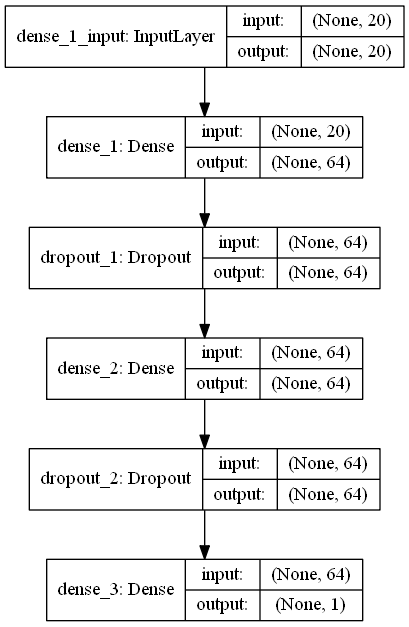
#> input picture functions/model.png, 409 x 627 px; its folder holds only this picture in this run
$ python -i transform_images.py   (imports and definitions only)
#> lines starting #> are read from the running program, lines starting #| are printed output that depends on the picture
from PIL import Image, ImageEnhance
from os import listdir
from os.path import isfile, join
import imageio


def isImage(file):
    try:
        bits = file.split(".")
        extension = bits[len(bits)-1]
        if extension == "png":
            return True
        return False
    except IndexError:
        return False


def getFileAddresses(folder):
    filenames = []
    for file in listdir(folder):
        if isfile(join(folder, file)):
            if isImage(file):
                filenames.append(join(folder, file))
    return filenames


def openImageFile(filename):
#> called with filename = 'model.png'
    return Image.open(filename)
#> returned value is the input picture: PIL image 409x627 RGBA; mean R, G, B, A 237.5, 237.5, 237.5, 254.8


def saveImageFile(file, file_type):
    try:
        file.save(file, file_type)
    except IOError:
        print("Error ", IOError)


def modifyFileName(image, add):
    arr = image.filename.split('.')
    return arr[0] + add + "." + arr[1], arr[1]


def flipLeftToRight(filename):
    input_image = openImageFile(filename)
    output_image = input_image.transpose(Image.FLIP_LEFT_RIGHT)
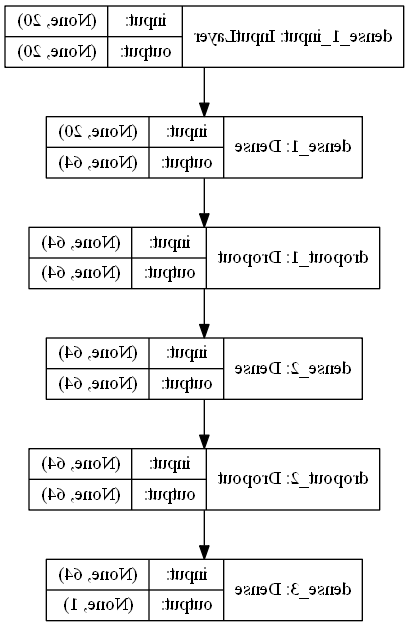
#> output_image: PIL image 409x627 RGBA; mean R, G, B, A 237.5, 237.5, 237.5, 254.8; transparent parts drawn white
    output_filename, extension = modifyFileName(input_image, "_FLR")
#> in modifyFileName, `arr = image.filename.split('.')`: arr = ['model', 'png']
#> output_filename = 'model_FLR.png'; extension = 'png'
    output_image.save(output_filename, extension)


def flipTopToBottom(filename):
#> called with filename = 'model.png'
    input_image = openImageFile(filename)
    output_image = input_image.transpose(Image.FLIP_TOP_BOTTOM)
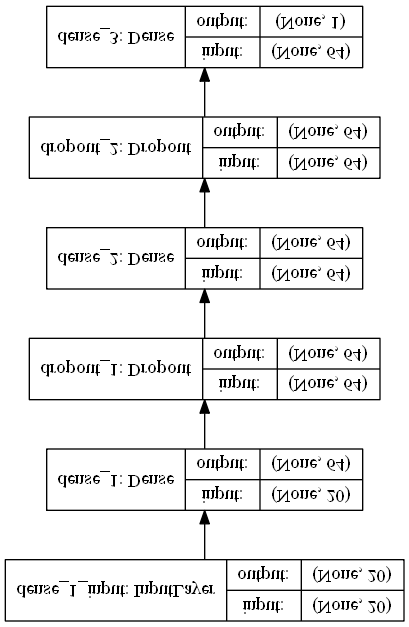
#> output_image: PIL image 409x627 RGBA; mean R, G, B, A 237.5, 237.5, 237.5, 254.8; transparent parts drawn white
    output_filename, extension = modifyFileName(input_image, "_FTB")
#> output_filename = 'model_FTB.png'; extension = 'png'
    output_image.save(output_filename, extension)


def rotate90(filename):
#> called with filename = 'model.png'
    input_image = openImageFile(filename)
    output_image = input_image.transpose(Image.ROTATE_90)
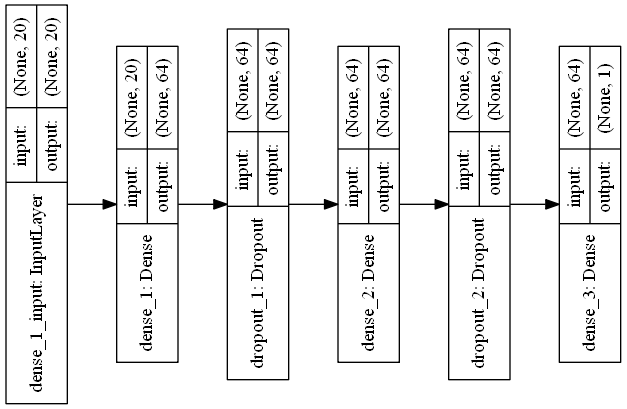
#> output_image: PIL image 627x409 RGBA; mean R, G, B, A 237.5, 237.5, 237.5, 254.8; transparent parts drawn white
    output_filename, extension = modifyFileName(input_image, "_R90")
#> output_filename = 'model_R90.png'; extension = 'png'
    output_image.save(output_filename, extension)


def rotate180(filename):
#> called with filename = 'model.png'
    input_image = openImageFile(filename)
    output_image = input_image.transpose(Image.ROTATE_180)
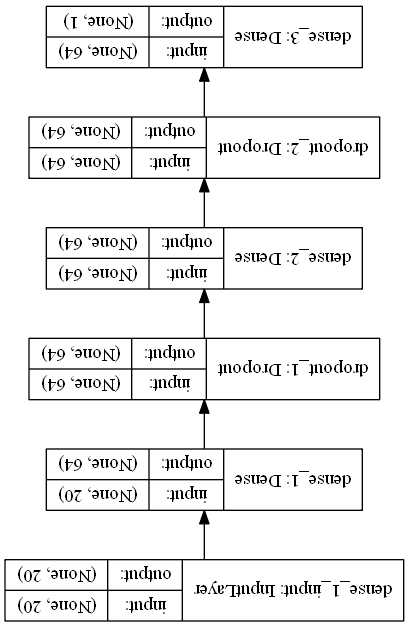
#> output_image: PIL image 409x627 RGBA; mean R, G, B, A 237.5, 237.5, 237.5, 254.8; transparent parts drawn white
    output_filename, extension = modifyFileName(input_image, "_R180")
#> output_filename = 'model_R180.png'; extension = 'png'
    output_image.save(output_filename, extension)


def rotate270(filename):
#> called with filename = 'model.png'
    input_image = openImageFile(filename)
    output_image = input_image.transpose(Image.ROTATE_270)
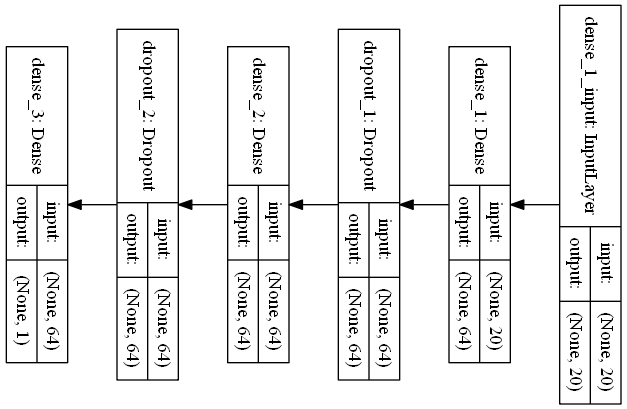
#> output_image: PIL image 627x409 RGBA; mean R, G, B, A 237.5, 237.5, 237.5, 254.8; transparent parts drawn white
    output_filename, extension = modifyFileName(input_image, "_R270")
#> output_filename = 'model_R270.png'; extension = 'png'
    output_image.save(output_filename, extension)


def sharpen(filename):
#> called with filename = 'model.png'
    input_image = openImageFile(filename)
    enhancer = ImageEnhance.Sharpness(input_image)
    output_image = enhancer.enhance(2.0)
#> output_image: PIL image 409x627 RGBA
    output_filename, extension = modifyFileName(input_image, "_S2")
#> output_filename = 'model_S2.png'; extension = 'png'
    output_image.save(output_filename, extension)


def blur(filename):
#> called with filename = 'model.png'
    input_image = openImageFile(filename)
    enhancer = ImageEnhance.Sharpness(input_image)
    output_image = enhancer.enhance(0.0)
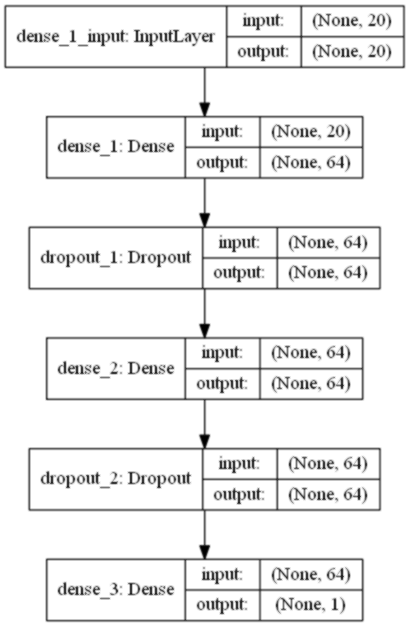
#> output_image: PIL image 409x627 RGBA; mean R, G, B, A 237.5, 237.5, 237.5, 254.8; transparent parts drawn white
    output_filename, extension = modifyFileName(input_image, "_B0")
#> output_filename = 'model_B0.png'; extension = 'png'
    output_image.save(output_filename, extension)


def resize(filename, target=(528, 360)):
    input_image = openImageFile(filename)
    output_image = input_image.resize(target)
    output_filename, extension = modifyFileName(input_image, "")
    output_image.save(filename, extension)


def convertToRGB(filename):
    input_image = openImageFile(filename)
    output_image = input_image.convert("RGB")
    output_filename, extension = modifyFileName(input_image, "")
    output_image.save(filename, extension)


def performTransformationSet(filename):
    flipLeftToRight(filename)
    flipTopToBottom(filename)
    rotate90(filename)
    rotate180(filename)
    rotate270(filename)


def performTransformationSetWithBlurAndSharpen(filename):
    flipLeftToRight(filename)
    flipTopToBottom(filename)
    rotate90(filename)
    rotate180(filename)
    rotate270(filename)
    sharpen(filename)
    blur(filename)


def toNpArray(address):
    im = imageio.imread(address)
    return im

"""


"""

>>> result = performTransformationSetWithBlurAndSharpen('model.png')
